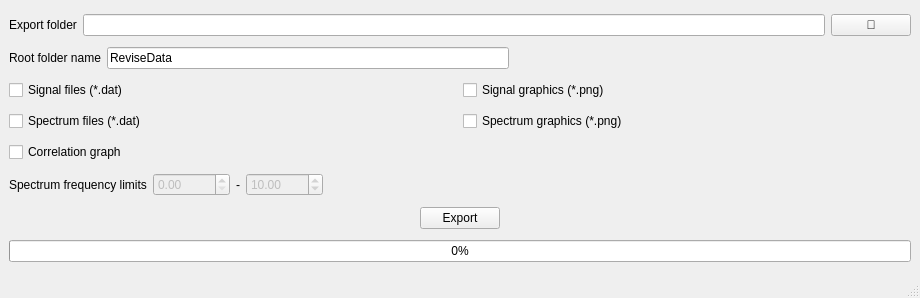
<?xml version="1.0" encoding="UTF-8"?>
<ui version="4.0">
 <class>MainWindow</class>
 <widget class="QMainWindow" name="MainWindow">
  <property name="windowModality">
   <enum>Qt::ApplicationModal</enum>
  </property>
  <property name="geometry">
   <rect>
    <x>0</x>
    <y>0</y>
    <width>920</width>
    <height>298</height>
   </rect>
  </property>
  <property name="minimumSize">
   <size>
    <width>920</width>
    <height>275</height>
   </size>
  </property>
  <property name="maximumSize">
   <size>
    <width>920</width>
    <height>400</height>
   </size>
  </property>
  <property name="windowTitle">
   <string>MainWindow</string>
  </property>
  <widget class="QWidget" name="centralwidget">
   <layout class="QGridLayout" name="gridLayout">
    <item row="4" column="0">
     <widget class="QCheckBox" name="cbSpectrumFiles">
      <property name="text">
       <string>Spectrum files (*.dat)</string>
      </property>
     </widget>
    </item>
    <item row="3" column="1">
     <widget class="QCheckBox" name="cbSignalGraphs">
      <property name="text">
       <string>Signal graphics (*.png)</string>
      </property>
     </widget>
    </item>
    <item row="8" column="0" colspan="2">
     <widget class="QProgressBar" name="progressBar">
      <property name="value">
       <number>0</number>
      </property>
     </widget>
    </item>
    <item row="2" column="0" colspan="2">
     <layout class="QHBoxLayout" name="horizontalLayout_3">
      <item>
       <widget class="QLabel" name="label_2">
        <property name="text">
         <string>Root folder name</string>
        </property>
       </widget>
      </item>
      <item>
       <widget class="QLineEdit" name="eRootFolderName">
        <property name="text">
         <string>ReviseData</string>
        </property>
       </widget>
      </item>
      <item>
       <spacer name="horizontalSpacer_3">
        <property name="orientation">
         <enum>Qt::Horizontal</enum>
        </property>
        <property name="sizeHint" stdset="0">
         <size>
          <width>40</width>
          <height>20</height>
         </size>
        </property>
       </spacer>
      </item>
     </layout>
    </item>
    <item row="0" column="0" colspan="2">
     <layout class="QHBoxLayout" name="horizontalLayout_2">
      <item>
       <widget class="QLabel" name="label">
        <property name="text">
         <string>Export folder</string>
        </property>
       </widget>
      </item>
      <item>
       <widget class="QLineEdit" name="eExportFolder">
        <property name="readOnly">
         <bool>true</bool>
        </property>
       </widget>
      </item>
      <item>
       <widget class="QPushButton" name="bOpenFolder">
        <property name="text">
         <string>📂</string>
        </property>
       </widget>
      </item>
     </layout>
    </item>
    <item row="4" column="1">
     <widget class="QCheckBox" name="cbSpectrumGraphs">
      <property name="text">
       <string>Spectrum graphics (*.png)</string>
      </property>
     </widget>
    </item>
    <item row="5" column="0">
     <widget class="QCheckBox" name="cbCorrelationGraph">
      <property name="text">
       <string>Correlation graph</string>
      </property>
     </widget>
    </item>
    <item row="7" column="0" colspan="2">
     <layout class="QHBoxLayout" name="horizontalLayout">
      <item>
       <spacer name="horizontalSpacer">
        <property name="orientation">
         <enum>Qt::Horizontal</enum>
        </property>
        <property name="sizeHint" stdset="0">
         <size>
          <width>40</width>
          <height>20</height>
         </size>
        </property>
       </spacer>
      </item>
      <item>
       <widget class="QPushButton" name="bExport">
        <property name="text">
         <string>Export</string>
        </property>
       </widget>
      </item>
      <item>
       <spacer name="horizontalSpacer_2">
        <property name="orientation">
         <enum>Qt::Horizontal</enum>
        </property>
        <property name="sizeHint" stdset="0">
         <size>
          <width>40</width>
          <height>20</height>
         </size>
        </property>
       </spacer>
      </item>
     </layout>
    </item>
    <item row="3" column="0">
     <widget class="QCheckBox" name="cbSignalFiles">
      <property name="text">
       <string>Signal files (*.dat)</string>
      </property>
     </widget>
    </item>
    <item row="6" column="0" colspan="2">
     <layout class="QHBoxLayout" name="horizontalLayout_4">
      <item>
       <widget class="QLabel" name="label_3">
        <property name="text">
         <string>Spectrum frequency limits</string>
        </property>
       </widget>
      </item>
      <item>
       <widget class="QDoubleSpinBox" name="sbMinFreq">
        <property name="enabled">
         <bool>false</bool>
        </property>
        <property name="maximum">
         <double>10000.000000000000000</double>
        </property>
        <property name="singleStep">
         <double>0.010000000000000</double>
        </property>
       </widget>
      </item>
      <item>
       <widget class="QLabel" name="label_4">
        <property name="text">
         <string>-</string>
        </property>
       </widget>
      </item>
      <item>
       <widget class="QDoubleSpinBox" name="sbMaxFreq">
        <property name="enabled">
         <bool>false</bool>
        </property>
        <property name="maximum">
         <double>10000.000000000000000</double>
        </property>
        <property name="singleStep">
         <double>0.010000000000000</double>
        </property>
        <property name="value">
         <double>10.000000000000000</double>
        </property>
       </widget>
      </item>
      <item>
       <spacer name="horizontalSpacer_4">
        <property name="orientation">
         <enum>Qt::Horizontal</enum>
        </property>
        <property name="sizeHint" stdset="0">
         <size>
          <width>40</width>
          <height>20</height>
         </size>
        </property>
       </spacer>
      </item>
     </layout>
    </item>
   </layout>
  </widget>
  <widget class="QMenuBar" name="menubar">
   <property name="geometry">
    <rect>
     <x>0</x>
     <y>0</y>
     <width>920</width>
     <height>22</height>
    </rect>
   </property>
  </widget>
  <widget class="QStatusBar" name="statusBar"/>
 </widget>
 <tabstops>
  <tabstop>eExportFolder</tabstop>
  <tabstop>bOpenFolder</tabstop>
  <tabstop>eRootFolderName</tabstop>
  <tabstop>cbSignalFiles</tabstop>
  <tabstop>cbSignalGraphs</tabstop>
  <tabstop>cbSpectrumFiles</tabstop>
  <tabstop>cbSpectrumGraphs</tabstop>
  <tabstop>cbCorrelationGraph</tabstop>
  <tabstop>bExport</tabstop>
 </tabstops>
 <resources/>
 <connections/>
</ui>
